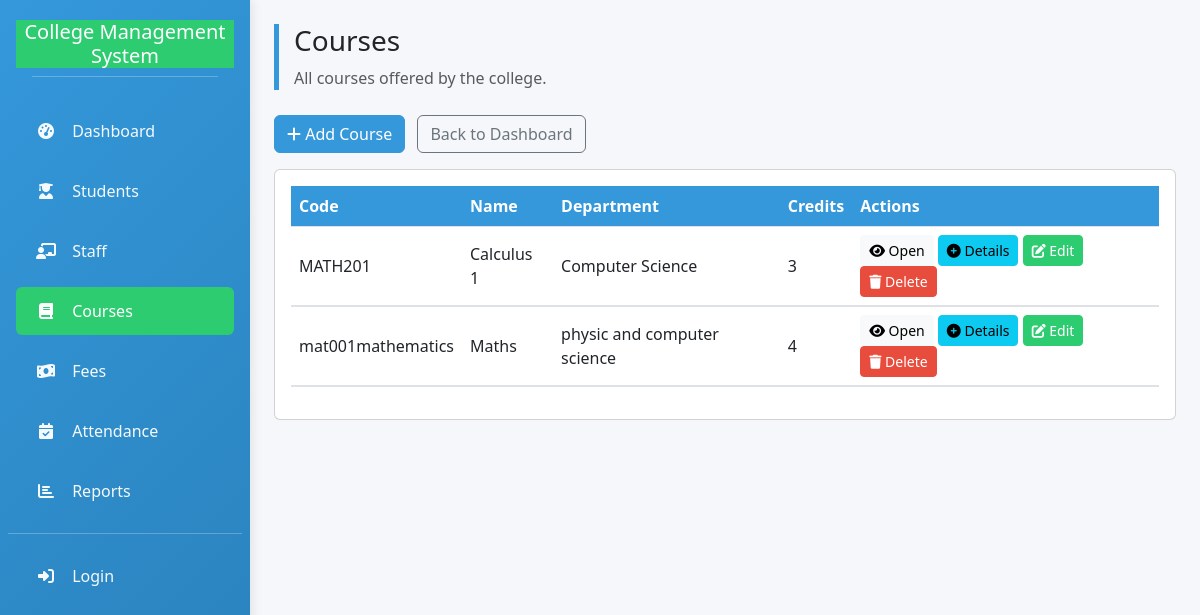
Page /courses/ on the committed database.
### college_db/models.py (models this page shows, shortened)
class Course(models.Model):
    department = models.CharField(max_length=200, blank=True, null=True)
    code = models.CharField(max_length=50, unique=True)
    name = models.CharField(max_length=255)
    description = models.TextField(blank=True)
    credit_units = models.PositiveSmallIntegerField(default=0)

### college_db/views.py (the view)
# urls.py: path('courses/', views.view_courses, name='view_courses'),
def view_courses(request):
    courses = Course.objects.all().order_by('code')
    return render(request, 'college_db/view_courses.html', {'courses': courses})

### college_db/templates/college_db/view_courses.html (shortened to what this page needs)
{% extends 'college_db/base.html' %}
{% block content %}
<div class="page-header">
  <h3>Courses</h3>
  <p class="text-muted">All courses offered by the college.</p>
</div>
<div class="mb-3">
  <a href="{% url 'add_course' %}" class="btn btn-primary"><i class="fas fa-plus"></i> Add Course</a>
  <a href="{% url 'dashboard' %}" class="btn btn-outline-secondary ms-2">Back to Dashboard</a>
</div>
<div class="card p-3">
  <div class="table-responsive">
    <table class="table align-middle">
      <thead>
        <tr>
          <th>Code</th>
          <th>Name</th>
          <th>Department</th>
          <th>Credits</th>
          <th>Actions</th>
        </tr>
      </thead>
      <tbody>
        {% for c in courses %}
        <tr>
          <td>{{ c.code }}</td>
          <td>{{ c.name }}</td>
          <td>{{ c.department }}</td>
          <td>{{ c.credit_units }}</td>
          <td>
            <a class="btn btn-sm btn-light" href="{% url 'view_course' c.id %}"><i class="fas fa-eye"></i> Open</a>
            <button class="btn btn-sm btn-info" data-bs-toggle="collapse" data-bs-target="#courseDetails{{ c.id }}">
              <i class="fas fa-plus-circle toggle-icon"></i> Details
            </button>
            <a href="{% url 'edit_course' c.id %}" class="btn btn-sm btn-success"><i class="fas fa-edit"></i> Edit</a>
            <a href="{% url 'delete_course' c.id %}" class="btn btn-sm btn-danger"><i class="fas fa-trash"></i> Delete</a>
          </td>
        </tr>
        <tr>
          <td colspan="5" class="p-0">
          </td>
        </tr>
        {% empty %}
        <tr><td colspan="5" class="text-center text-muted">No courses found.</td></tr>
        {% endfor %}
      </tbody>
    </table>
  </div>
</div>
{% endblock %}

### college_db/templates/college_db/base.html (style rules this page uses)
:root { --primary: #3498db; --secondary: #2ecc71; --accent: #e74c3c; --light: #f8f9fa; --dark: #34495e; --warning: #f39c12; --info: #17a2b8; }
body { background-color: #f5f7fa; font-family: 'Segoe UI', Tahoma, Geneva, Verdana, sans-serif; }
.page-header { border-left: 5px solid var(--primary); padding-left: 15px; margin-bottom: 25px; }
.btn-primary { background-color: var(--primary); border-color: var(--primary); }
.btn-success { background-color: var(--secondary); border-color: var(--secondary); }
.btn-danger { background-color: var(--accent); border-color: var(--accent); }
.table thead th { background-color: var(--primary); color:#fff; }

### rows in the picture
Course: code "MATH201", name "Calculus 1", department "Computer Science", credit_units "3"
Course: code "mat001mathematics", name "Maths", department "physic and computer science", credit_units "4"
